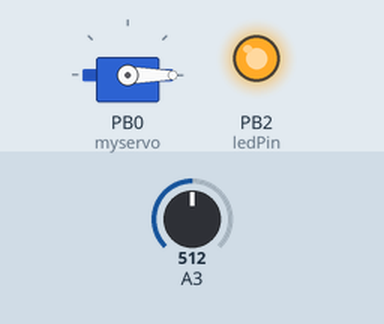
Bench run of a sketch on a simulated ATtiny85, built with avr-gcc and run on an emulated ATtiny85. Shown: servo, output pins drawn as LEDs (lit = HIGH). Inputs (shaded band) come from the test bench; at power-on: A3 = 512.

Above: at 3.8 s.
3.9 s: A3 set to 43
At 6.9 s:
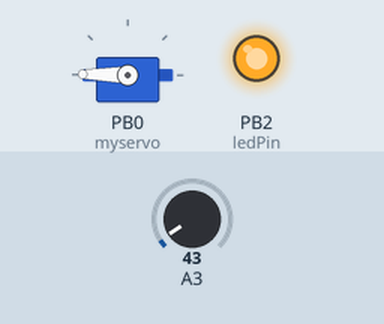
7.8 s: A3 set to 38
At 10.4 s:
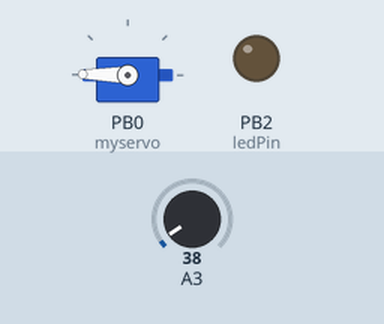
Timing chart, 0 to 11.9 s (numbered marks = the images above; inputs shaded):
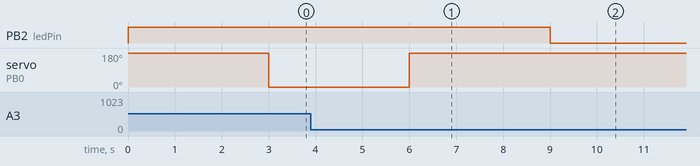

Measured:
- the behaviour switches between 41 and 40 on A3 (found by bisection; images 1 and 2)
- after the input at 7.8 s, PB2 (ledPin): HIGH → LOW after 1.2 s; servo on PB0 (myservo): stays 179° (without the input it goes to 0° after 1.2 s)

The sketch:

arduino_servo_modified.ino
```cpp
#include <SoftwareServo.h>

SoftwareServo myservo;  // create servo object to control a servo

const int sensorPin= 3;
const int ledPin= 2;

const int threshold= 7;
const int lockAngle = 179;
const int unlockAngle = 0;

const int lockStateLocked = 0;
const int lockStateUnlocked = 1;

int lockState;

void servoLock()
{
 myservo.write(lockAngle);
 SoftwareServo::refresh();
}

void servoUnlock()
{
  myservo.write(unlockAngle);
  SoftwareServo::refresh();
}


void setup()
{
pinMode(ledPin, OUTPUT);
lockState = lockStateUnlocked;

digitalWrite(ledPin,LOW);

myservo.attach(0);  // attaches the servo on pin 5 to the servo object
//Serial.begin(9600);
}


void loop()
{
int val= analogRead(sensorPin);
 val = map(val, 0, 1023, 0, 179);
//Serial.println(val);

if (val >= threshold)
{
  digitalWrite(ledPin,HIGH);
  // knock detected
  if (lockState==lockStateUnlocked) {
    lockState = lockStateLocked;

  } else if (lockState==lockStateLocked) {
    lockState = lockStateUnlocked;

  }
} else {
 digitalWrite(ledPin,LOW);
}

if (lockState==lockStateUnlocked) {
  // unlock door
  servoUnlock();

} else if  (lockState==lockStateLocked) {
  // lock door
  servoLock();

}

delay(3000);

}
```
